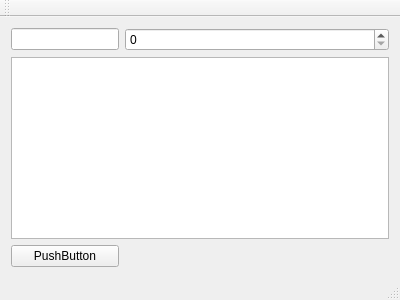
<?xml version="1.0" encoding="UTF-8"?>
<ui version="4.0">
 <class>MainWindow</class>
 <widget class="QMainWindow" name="MainWindow">
  <property name="geometry">
   <rect>
    <x>0</x>
    <y>0</y>
    <width>400</width>
    <height>300</height>
   </rect>
  </property>
  <property name="windowTitle">
   <string>MainWindow</string>
  </property>
  <widget class="QWidget" name="centralWidget">
   <layout class="QGridLayout" name="gridLayout">
    <item row="1" column="1" colspan="2">
     <widget class="QTextEdit" name="textEdit"/>
    </item>
    <item row="0" column="1">
     <widget class="QLineEdit" name="lineEdit">
      <property name="sizePolicy">
       <sizepolicy hsizetype="Fixed" vsizetype="Fixed">
        <horstretch>0</horstretch>
        <verstretch>0</verstretch>
       </sizepolicy>
      </property>
     </widget>
    </item>
    <item row="0" column="2">
     <widget class="QSpinBox" name="spinBox"/>
    </item>
    <item row="2" column="1">
     <widget class="QPushButton" name="pushButton">
      <property name="text">
       <string>PushButton</string>
      </property>
     </widget>
    </item>
   </layout>
  </widget>
  <widget class="QMenuBar" name="menuBar">
   <property name="geometry">
    <rect>
     <x>0</x>
     <y>0</y>
     <width>400</width>
     <height>26</height>
    </rect>
   </property>
  </widget>
  <widget class="QToolBar" name="mainToolBar">
   <attribute name="toolBarArea">
    <enum>TopToolBarArea</enum>
   </attribute>
   <attribute name="toolBarBreak">
    <bool>false</bool>
   </attribute>
  </widget>
  <widget class="QStatusBar" name="statusBar"/>
 </widget>
 <layoutdefault spacing="6" margin="11"/>
 <resources/>
 <connections/>
</ui>
